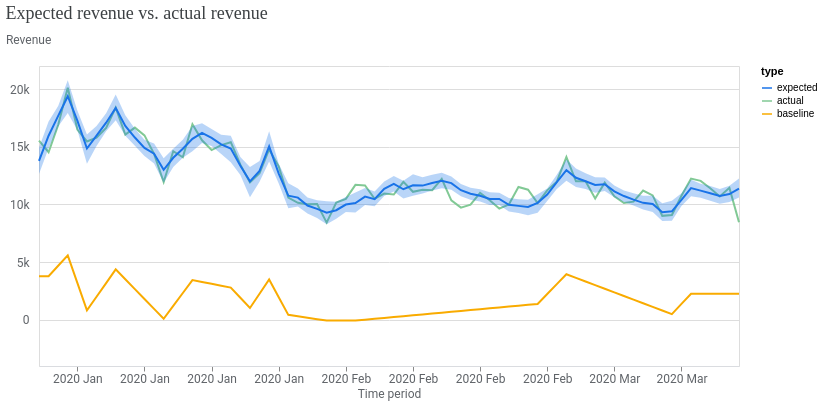

Here is the notebook cell this chart was saved with:
### Code cell
model_fit = visualizer.ModelFit(mmm)
model_fit.plot_model_fit()

### Figure 1 — Vega-Lite specification as saved in the notebook (floating-point values rounded to 4 significant figures; data arrays with more than 128 entries replaced by an {"elided": "..."} marker saying what was removed)
{"config": {"view": {"continuousWidth": 300, "continuousHeight": 300}, "axis": {"labelColor": "#5F6368", "labelFont": "Roboto", "labelFontSize": 12, "titleColor": "#5F6368", "titleFont": "Roboto", "titleFontSize": 12, "titleFontWeight": "normal"}}, "layer": [{"mark": {"type": "line"}, "encoding": {"color": {"field": "type", "scale": {"domain": ["expected", "actual", "baseline"], "range": ["#1A73E8", "#81C995", "#F9AB00"]}, "type": "nominal"}, "x": {"axis": {"domainColor": "#DADCE0", "format": "%Y %b", "grid": false, "tickCount": 8}, "field": "time", "title": "Time period", "type": "temporal"}, "y": {"axis": {"domain": false, "labelExpr": "replace(format(datum.value, '.3~s'), 'G', 'B')", "labelPadding": 10, "tickCount": 5, "ticks": false, "titleAlign": "left", "titleAngle": 0, "titleY": -20}, "field": "mean", "title": "Revenue", "type": "quantitative"}}}, {"mark": {"type": "rule", "opacity": 0}, "encoding": {"opacity": {"condition": {"param": "param_daae7590cf6ce0e8", "value": 0.3, "empty": false}, "value": 0}, "tooltip": [{"field": "time", "title": "Time period", "type": "temporal"}, {"field": "expected", "format": ",.0f", "title": "Expected", "type": "quantitative"}, {"field": "actual", "format": ",.0f", "title": "Actual", "type": "quantitative"}, {"field": "baseline", "format": ",.0f", "title": "Baseline", "type": "quantitative"}], "x": {"field": "time", "type": "temporal"}}, "name": "view_2184be23b6c75741_1", "transform": [{"pivot": "type", "value": "mean", "groupby": ["time"]}]}, {"mark": {"type": "circle", "filled": false, "size": 36}, "encoding": {"color": {"field": "type", "legend": null, "scale": {"domain": ["expected", "actual", "baseline"], "range": ["#1A73E8", "#81C995", "#F9AB00"]}, "type": "nominal"}, "opacity": {"condition": {"param": "param_daae7590cf6ce0e8", "value": 1, "empty": false}, "value": 0}, "x": {"field": "time", "type": "temporal"}, "y": {"field": "mean", "type": "quantitative"}}}, {"mark": {"type": "area", "opacity": 0.3}, "encoding": {"color": {"field": "type", "legend": null, "scale": {"domain": ["expected"], "range": ["#1A73E8"]}, "type": "nominal"}, "x": {"field": "time", "type": "temporal"}, "y": {"field": "ci_hi", "type": "quantitative"}, "y2": {"field": "ci_lo"}}}], "data": {"name": "data-4c91425b18bcbc3f5f969456928a89b5"}, "params": [{"name": "param_daae7590cf6ce0e8", "select": {"type": "point", "clear": "pointerout", "fields": ["time"], "nearest": true, "on": "pointerover"}, "views": ["view_2184be23b6c75741_1"]}], "resolve": {"scale": {"color": "independent"}}, "title": {"text": "Expected revenue vs. actual revenue", "anchor": "start", "color": "#3C4043", "font": "Google Sans Display", "fontSize": 18, "fontWeight": "normal", "offset": 10}, "width": 700, "$schema": "https://vega.github.io/schema/vega-lite/v6.4.1.json", "datasets": {"data-4c91425b18bcbc3f5f969456928a89b5": {"elided": "222 records"}}}
